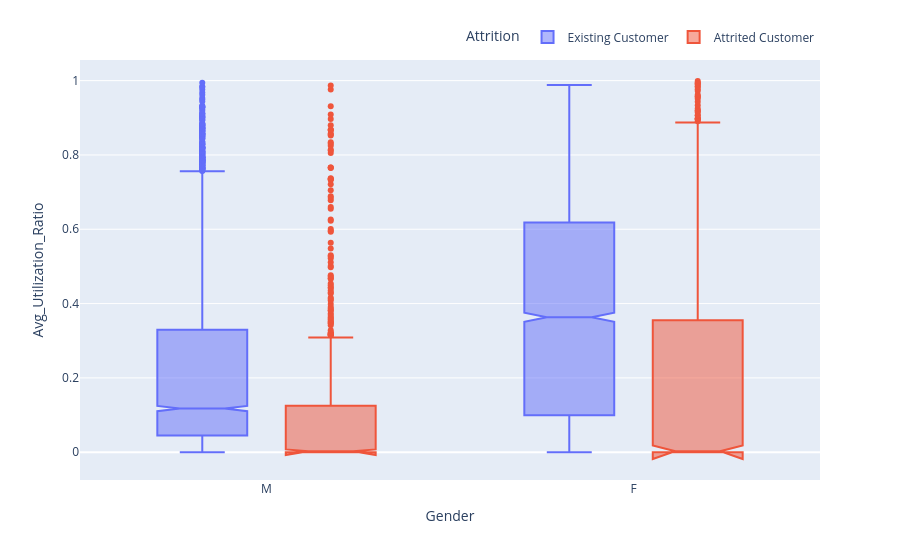

Notebook code cell kept with this figure:
### Code cell
fig = px.box(data, x='Gender',y='Avg_Utilization_Ratio', color='Attrition', notched=True)
fig.update_layout(legend=dict(orientation="h",yanchor="bottom",y=1.02,xanchor="right",x=1))
fig.show()

### Figure 1 — Plotly figure (JSON) as saved in the notebook; plotly's stock layout.template omitted (floating-point values rounded to 4 significant figures; data arrays with more than 128 entries replaced by an {"elided": "..."} marker saying what was removed)
{"data": [{"alignmentgroup": "True", "hovertemplate": "Attrition=Existing Customer<br>Gender=%{x}<br>Avg_Utilization_Ratio=%{y}<extra></extra>", "legendgroup": "Existing Customer", "marker": {"color": "#636efa"}, "name": "Existing Customer", "notched": true, "offsetgroup": "Existing Customer", "orientation": "v", "showlegend": true, "type": "box", "x": {"elided": "8500 str values"}, "x0": " ", "xaxis": "x", "y": {"elided": "8500 float values"}, "y0": " ", "yaxis": "y"}, {"alignmentgroup": "True", "hovertemplate": "Attrition=Attrited Customer<br>Gender=%{x}<br>Avg_Utilization_Ratio=%{y}<extra></extra>", "legendgroup": "Attrited Customer", "marker": {"color": "#EF553B"}, "name": "Attrited Customer", "notched": true, "offsetgroup": "Attrited Customer", "orientation": "v", "showlegend": true, "type": "box", "x": {"elided": "1627 str values"}, "x0": " ", "xaxis": "x", "y": {"elided": "1627 float values"}, "y0": " ", "yaxis": "y"}], "layout": {"boxmode": "group", "legend": {"orientation": "h", "title": {"text": "Attrition"}, "tracegroupgap": 0, "x": 1, "xanchor": "right", "y": 1.02, "yanchor": "bottom"}, "margin": {"t": 60}, "xaxis": {"anchor": "y", "domain": [0.0, 1.0], "title": {"text": "Gender"}}, "yaxis": {"anchor": "x", "domain": [0.0, 1.0], "title": {"text": "Avg_Utilization_Ratio"}}}}
